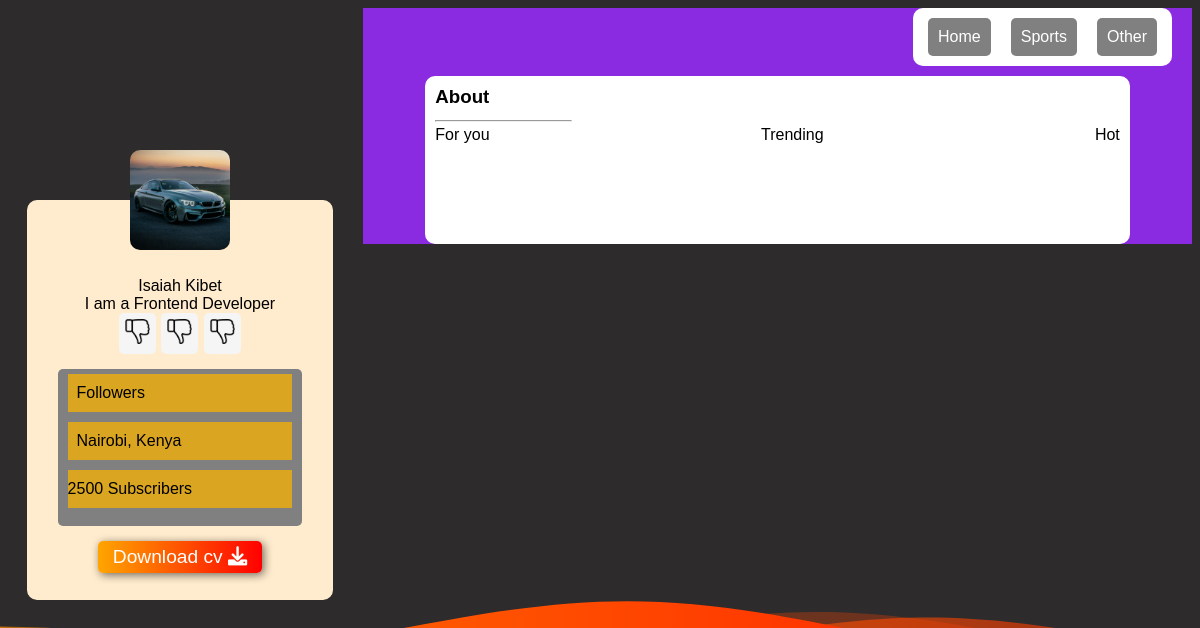
Before: /home/account/details/1/ with the older database file.
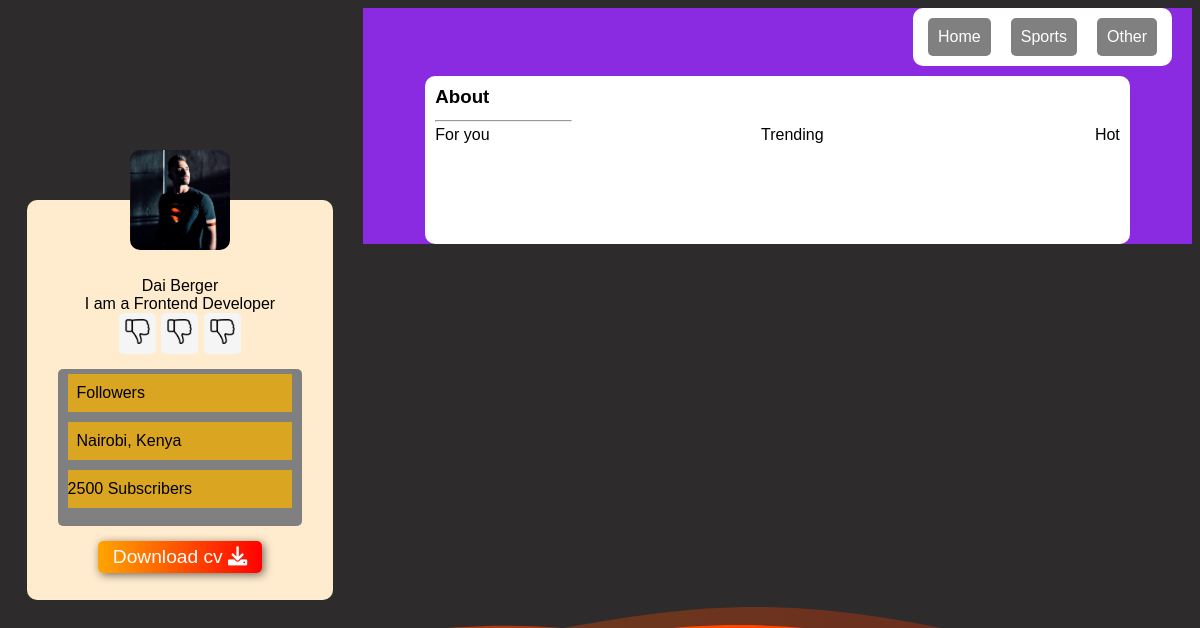
After: the same page with the newer database file.
### main/models.py (models this page shows, shortened)
class Users(AbstractUser):
    full_name = models.CharField(max_length=50, null=False)
    profile = models.FileField(upload_to='profiles/', null=True)
    groups = models.ManyToManyField(Group, related_name='customuser_set', blank=True)
    user_permissions = models.ManyToManyField(Permission, related_name='customuser_set', blank=True)

### main/views.py (the view)
# urls.py: path('account/details/<int:user_id>/', views.single_user, name='user_account'),
def single_user(request, user_id):
    user = get_object_or_404(Users, id=user_id)
    context = {
        'data': user,
        'MEDIA_URL': settings.MEDIA_URL,
    }
    return render(request, 'account.html', context)

### main/templates/account.html (shortened to what this page needs)
<!DOCTYPE html>
<html lang="en">
<head>
    {% load static %}
     <link rel="stylesheet" href="{% static 'css/fontawesome.css' %}">
</head>
<body>
    <section class="profile-info">
        <div class="content">
            <img src="{{ MEDIA_URL }}{{ data.profile }}" alt="Profile pic" class="profile-pic">
            <p>{{ data.full_name }}</p>
            <p>I am a <span>Frontend Developer</span></p>
            <div class="top">
                <ul>
                    <li><img class="top-icons" src="/dislike.png" alt="edit details" title="edit"></li>
                    <li><img class="top-icons" src="/dislike.png" alt="follow" title="follow"></li>
                    <li><img class="top-icons" src="/dislike.png" alt="message" title="message"></li>
                </ul>
            </div>
            <div class="middle">
                <ul>
                    <li> &nbsp; Followers</li>
                    <li> &nbsp; Nairobi, Kenya</li>
                    <li><span>2500</span> &nbsp;Subscribers</li>
                </ul>
            </div>
            <div class="bottom">
                <button class="btn">Download cv <i class="fas fa-download"></i></button>
            </div>
        </div>
    </section>
    <section class="others">
        <div class="navbar">
            <nav>
                <ul>
                    <li>Home</li>
                    <li>Sports</li>
                    <li>Other</li>
                </ul>
            </nav>
        </div>
        <div class="display">
            <div class="navlinks">
                <h3>About</h3><hr>
                <ul>
                    <li>For you</li>
                    <li>Trending</li>
                    <li>Hot</li>
                </ul>
            </div>
        </div>
    </section>
</body>
</html>

### main/templates/account.html (style rules this page uses)
* { box-sizing: border-box; transition: all .35s ease; }
body { font-family: Arial, Helvetica, sans-serif; background-color: rgb(45, 43, 43); background-image: url(/media/wave.svg); background-size: 100vw 100vh; }
p { margin: 0; }
ul { padding: 0; margin: 0; }
hr { display: inline-block; width: 20%; margin: 0; }
h3 { margin: 0; }
.profile-info { position: fixed; width: 30%; top: 0; bottom: 0; left: 0; display: flex; justify-content: center; align-items: center; }
.profile-info .content { display: flex; flex-direction: column; justify-content: center; align-items: center; margin: 0; padding-top: 50px; height: 50vh; width: 85%; border-radius: 10px; position: relative; background-color: blanchedalmond; }
.profile-pic { width: 100px; height: 100px; object-fit: cover; border-radius: 10px; position: absolute; top: -50px; }
.content .top { width: 40%; }
.top ul { display: flex; justify-content: space-between; }
.content .top ul { display: flex; justify-content: space-between; list-style: none; }
.top ul li { padding: 6px; background-color: whitesmoke; border-radius: 5px; }
.top-icons { height: 25px; width: 25px; }
.middle { background-color: gray; border-radius: 5px; width: 80%; height: 45%; margin-block: 15px; }
.middle ul { list-style: none; display: flex; flex-direction: column; margin-inline: 10px; }
.middle ul li { background-color: goldenrod; margin-block: 5px; padding-block: 10px; display: flex; align-items: start; }
.others { margin-left: 30%; background-color: blueviolet; }
.navbar { display: flex; align-items: center; justify-content: end; }
nav ul { list-style: none; display: flex; justify-content: center; background-color: white; border-radius: 10px; padding: 10px 5px; margin-inline-end: 20px; }
nav ul li { background-color: grey; color: white; padding: 10px 10px; margin-inline: 10px; border-radius: 5px; cursor: pointer; transition: background-color .5s; }
.display { display: flex; justify-content: center; align-items: center; margin-block: 10px; }
.display .navlinks { width: 85%; padding: 10px 10px 100px; background-color: white; border-radius: 10px; }
.display .navlinks ul { list-style: none; display: flex; justify-content: space-between; }
.btn { padding-block: 5px; padding-inline: 15px; border-radius: 5px; background: linear-gradient(90deg, orange, red); color: rgb(255, 255, 255); font-size: 1.2rem; border: none; box-shadow: 2px 2px 8px rgba(16, 16, 16, 0.59); transition: all 0.35s; cursor: pointer; }

Changed rows visible on the page:
changed Users: profile: a different picture; full_name "Isaiah Kibet" → "Dai Berger"
